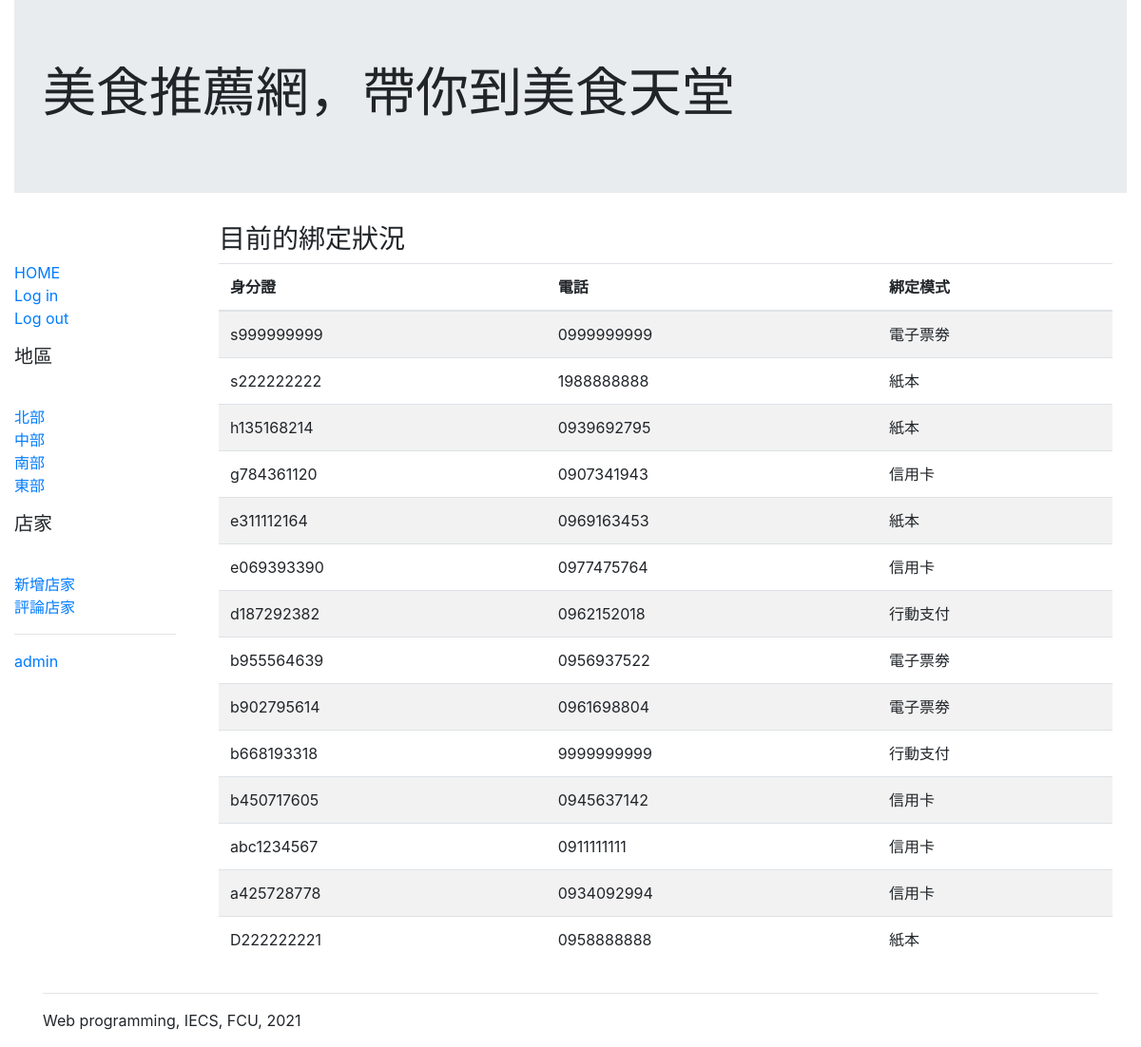
/apply/showall/, run on the app's committed database.
### apply/models.py (models this page shows, shortened)
class Person(models.Model):
    VOUCHER_CHOICES = [
        ('PP', '紙本'),
        ('CC', '信用卡'),
        ('ET', '電子票劵'),
        ('MB', '行動支付')
    ]
    ssn = models.CharField(max_length=10, blank=False)
    tel = models.CharField(max_length=20, blank=False)
    voucher_id = models.CharField(max_length=2, choices = VOUCHER_CHOICES, default='PP')
    account = models.ForeignKey(User, on_delete=models.SET_NULL, null=True, blank=True) # new
    class Meta:
        ordering = ['-ssn']

### apply/views.py (the view)
# urls.py: path('showall/', views.show_all_apply, name='showall'),
def show_all_apply(request):
    person_list = Person.objects.all()
    context = {
        'person_list': person_list
    }
    return render(request, "apply/show_all.html", context)

### apply/templates/apply/show_all.html
{% extends "base.html" %}
{% block content %}
<h3>目前的綁定狀況</h3>
   <table class="table table-striped">
        <thead>
            <tr>
                <th>身分證</th>
                <th>電話</th>
                <th>綁定模式</th>
            </tr>
        </thead>
        <tbody>
            {% for p in person_list %}
            <tr>
                <td>{{ p.ssn }}</td>
                <td>{{ p.tel }}</td>
                <td>{{ p.get_voucher_id_display }}</td>
            </tr>
            {% endfor %}
        </tbody>
   </table>
{% endblock %}

### data on the page
Person: ssn "s999999999", tel "0999999999", voucher_id "電子票劵"
Person: ssn "s222222222", tel "1988888888", voucher_id "紙本"
Person: ssn "h135168214", tel "0939692795", voucher_id "紙本"
Person: ssn "g784361120", tel "0907341943", voucher_id "信用卡"
Person: ssn "e311112164", tel "0969163453", voucher_id "紙本"
Person: ssn "e069393390", tel "0977475764", voucher_id "信用卡"
Person: ssn "d187292382", tel "0962152018", voucher_id "行動支付"
Person: ssn "b955564639", tel "0956937522", voucher_id "電子票劵"
Person: ssn "b902795614", tel "0961698804", voucher_id "電子票劵"
Person: ssn "b668193318", tel "9999999999", voucher_id "行動支付"
Person: ssn "b450717605", tel "0945637142", voucher_id "信用卡"
Person: ssn "abc1234567", tel "0911111111", voucher_id "信用卡"
Person: ssn "a425728778", tel "0934092994", voucher_id "信用卡"
Person: ssn "D222222221", tel "0958888888", voucher_id "紙本"
